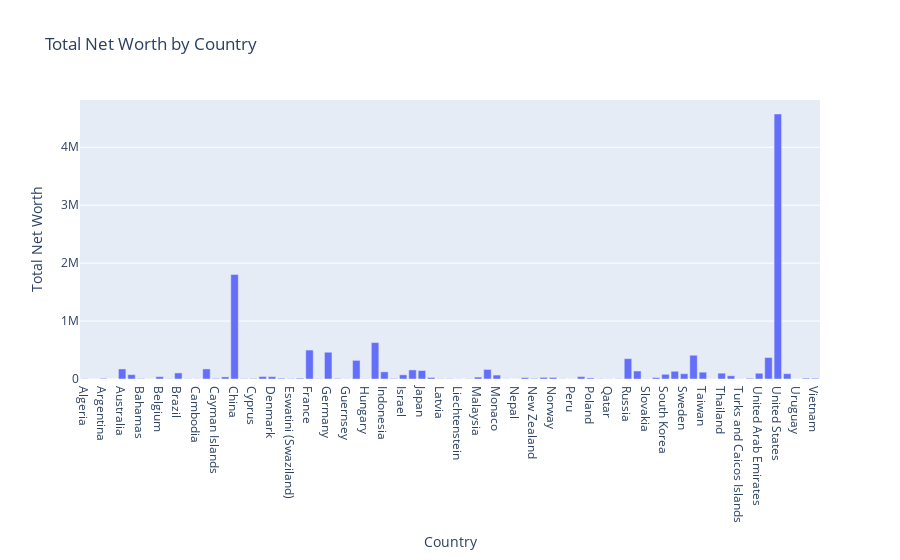

Notebook code cell kept with this figure:
### Markdown cell above
12. Net Worth Distribution by Country

### Code cell
# Aggregate net worth by country
country_net_worth = df_cleaned.groupby('country')['finalWorth'].sum().reset_index()

# Create a bar plot
fig = px.bar(country_net_worth, x='country', y='finalWorth',
             title='Total Net Worth by Country',
             labels={'country': 'Country', 'finalWorth': 'Total Net Worth'})
fig.show()

### Figure 1 — Plotly figure (JSON) as saved in the notebook; plotly's stock layout.template omitted (floating-point values rounded to 4 significant figures)
{"data": [{"alignmentgroup": "True", "hovertemplate": "Country=%{x}<br>Total Net Worth=%{y}<extra></extra>", "legendgroup": "", "marker": {"color": "#636efa", "pattern": {"shape": ""}}, "name": "", "offsetgroup": "", "orientation": "v", "showlegend": false, "textposition": "auto", "type": "bar", "x": ["Algeria", "Andorra", "Argentina", "Armenia", "Australia", "Austria", "Bahamas", "Bahrain", "Belgium", "Bermuda", "Brazil", "British Virgin Islands", "Cambodia", "Canada", "Cayman Islands", "Chile", "China", "Colombia", "Cyprus", "Czech Republic", "Denmark", "Egypt", "Eswatini (Swaziland)", "Finland", "France", "Georgia", "Germany", "Greece", "Guernsey", "Hong Kong", "Hungary", "India", "Indonesia", "Ireland", "Israel", "Italy", "Japan", "Kazakhstan", "Latvia", "Lebanon", "Liechtenstein", "Luxembourg", "Malaysia", "Mexico", "Monaco", "Morocco", "Nepal", "Netherlands", "New Zealand", "Nigeria", "Norway", "Oman", "Peru", "Philippines", "Poland", "Portugal", "Qatar", "Romania", "Russia", "Singapore", "Slovakia", "South Africa", "South Korea", "Spain", "Sweden", "Switzerland", "Taiwan", "Tanzania", "Thailand", "Turkey", "Turks and Caicos Islands", "Ukraine", "United Arab Emirates", "United Kingdom", "United States", "Unknown", "Uruguay", "Uzbekistan", "Vietnam"], "xaxis": "x", "y": [4600, 1500, 11000, 1200, 173500, 75400, 8200, 1500, 41200, 4600, 104800, 3400, 2800, 173900, 10900, 36400, 1805500, 6400, 9600, 42800, 40900, 13500, 6500, 14000, 499500, 4900, 462100, 9100, 2300, 321500, 3900, 628700, 123900, 9600, 72500, 156900, 146800, 26300, 4200, 5600, 2300, 3500, 33100, 165700, 68000, 2800, 1800, 24700, 10100, 28500, 27100, 2700, 2500, 41400, 18300, 4700, 3000, 4800, 351000, 138000, 3100, 25600, 81400, 133700, 90900, 409900, 117900, 1500, 100700, 55700, 2000, 12600, 99400, 370700, 4575100, 91900, 1800, 14400, 12600], "yaxis": "y"}], "layout": {"barmode": "relative", "legend": {"tracegroupgap": 0}, "title": {"text": "Total Net Worth by Country"}, "xaxis": {"anchor": "y", "domain": [0, 1], "title": {"text": "Country"}}, "yaxis": {"anchor": "x", "domain": [0, 1], "title": {"text": "Total Net Worth"}}}}
